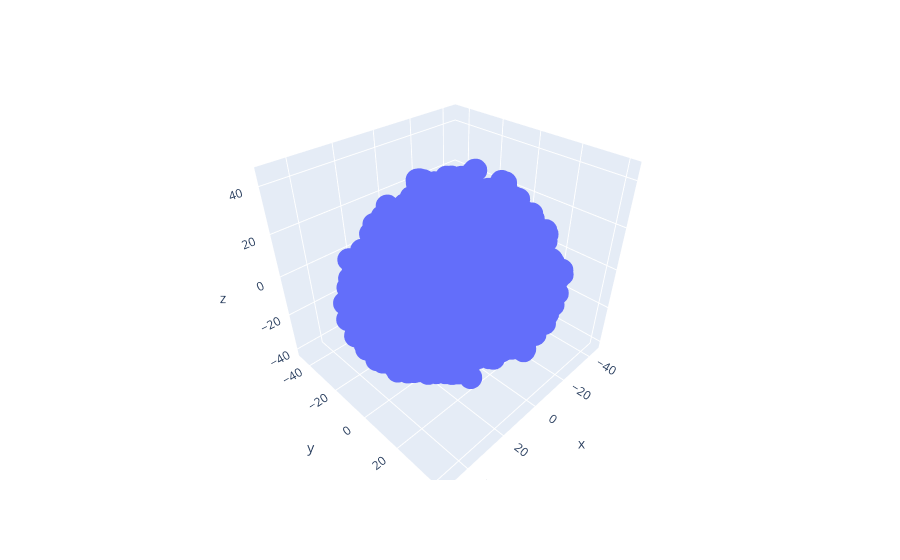

Notebook cell for this chart:
### Code cell
import plotly.express as px

fig = px.scatter_3d(x=weighted_node_embeddings_3d[:, 0], 
                    y=weighted_node_embeddings_3d[:, 1], 
                    z=weighted_node_embeddings_3d[:, 2])
fig.show()

### Figure 1 — Plotly figure (JSON) as saved in the notebook; plotly's stock layout.template omitted (floating-point values rounded to 4 significant figures; data arrays with more than 128 entries replaced by an {"elided": "..."} marker saying what was removed)
{"data": [{"hovertemplate": "x=%{x}<br>y=%{y}<br>z=%{z}<extra></extra>", "legendgroup": "", "marker": {"color": "#636efa", "symbol": "circle"}, "mode": "markers", "name": "", "scene": "scene", "showlegend": false, "type": "scatter3d", "x": {"elided": "13489 float values"}, "y": {"elided": "13489 float values"}, "z": {"elided": "13489 float values"}}], "layout": {"legend": {"tracegroupgap": 0}, "margin": {"t": 60}, "scene": {"domain": {"x": [0, 1], "y": [0, 1]}, "xaxis": {"title": {"text": "x"}}, "yaxis": {"title": {"text": "y"}}, "zaxis": {"title": {"text": "z"}}}}}
